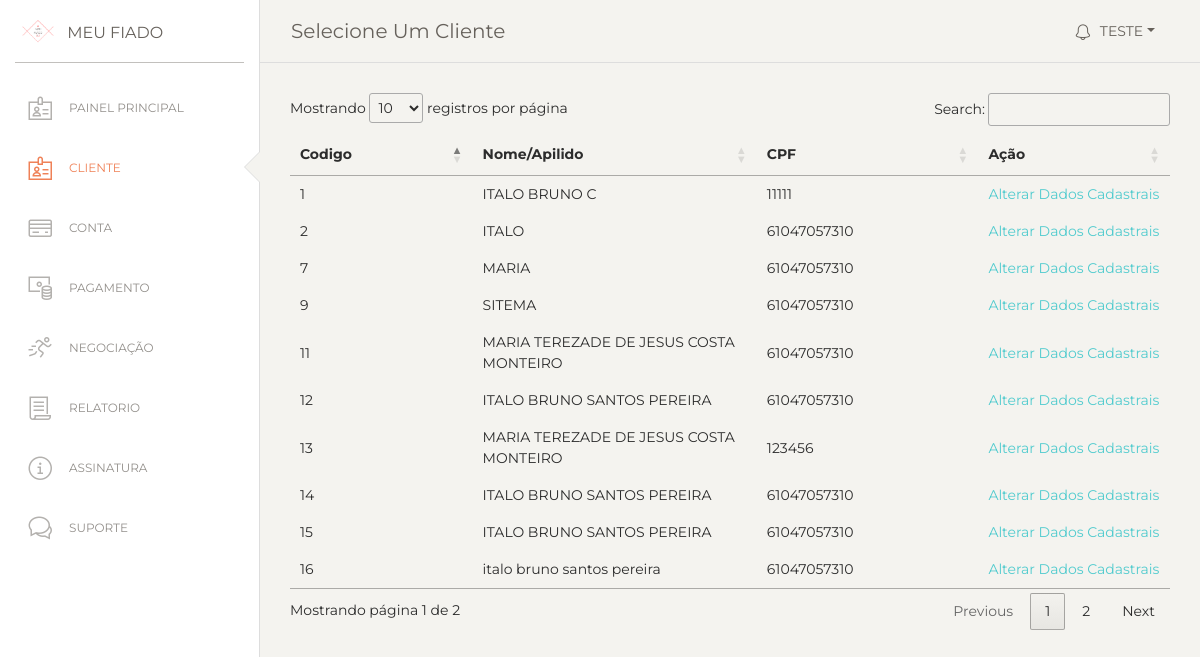
The app's page /listar-clientes.php (signed in) with its own data.
### tables this page shows
CREATE TABLE `tb_estabelecimento_has_tb_cliente` (
  `tb_estabelecimento_id` int(11) NOT NULL,
  `tb_cliente_id` int(11) NOT NULL,
  KEY `fk_tb_estabelecimento_has_tb_cliente_tb_cliente1_idx` (`tb_cliente_id`),
  KEY `fk_tb_estabelecimento_has_tb_cliente_tb_estabelecimento1_idx` (`tb_estabelecimento_id`),
  CONSTRAINT `fk_tb_estabelecimento_has_tb_cliente_tb_cliente1` FOREIGN KEY (`tb_cliente_id`) REFERENCES `tb_cliente` (`id`) ON DELETE CASCADE ON UPDATE CASCADE,
  CONSTRAINT `fk_tb_estabelecimento_has_tb_cliente_tb_estabelecimento1` FOREIGN KEY (`tb_estabelecimento_id`) REFERENCES `tb_estabelecimento` (`id`) ON DELETE CASCADE ON UPDATE CASCADE
);

CREATE TABLE `tb_cliente` (
  `id` int(11) NOT NULL AUTO_INCREMENT,
  `nome` varchar(100) DEFAULT NULL,
  `user` varchar(100) DEFAULT NULL,
  `senha` varchar(45) DEFAULT NULL,
  PRIMARY KEY (`id`)
);

### listar-clientes.php (the view, shortened to what this page needs)
<?php
include('conexao.php');
 $id_estabelecimento=$_SESSION['id_user'];
?>
<!doctype html>
<html lang="en">
<head>
   <link href="//cdn.datatables.net/1.10.15/css/jquery.dataTables.min.css" rel="stylesheet">
  <link href="https://maxcdn.bootstrapcdn.com/font-awesome/latest/css/font-awesome.min.css" rel="stylesheet">
  <link href="./assets/css/bootstrap.min.css" rel="stylesheet" />
  <link href="./assets/css/paper-dashboard.css?v=2.0.1" rel="stylesheet" />
  <link href="./assets/demo/demo.css" rel="stylesheet" />
</head>
<div id="content" style="display: none">
<body class="">
  <div class="wrapper ">
    <div class="sidebar" data-color="white" data-active-color="danger">
      <div class="logo">
        <a href="https://www.creative-tim.com" class="simple-text logo-mini">
          <div class="logo-image-small">
              <img src="./assets/img/logo-small.png">
          </div>
        </a>
        <a href="https://www.creative-tim.com" class="simple-text logo-normal">
          Meu Fiado
        </a>
      </div>
      <div class="sidebar-wrapper">
         <ul class="nav">
          <li class=" ">
          <a href="painel_admin.php">
              <i class="nc-icon nc-badge"></i>
              <p>Painel Principal</p>
            </a>
          </li>
          <li class="active">
            <a href="gerenciamento-cliente.php">
              <i class="nc-icon nc-badge"></i>
              <p> Cliente</p>
            </a>
          </li>
          <li>
            <a href="gerenciamento-conta.php">
              <i class="nc-icon nc-credit-card"></i>
              <p>Conta</p>
            </a>
          </li>
          <li>
            <a href="gerenciamento-pagamento.php">
              <i class="nc-icon nc-money-coins"></i>
              <p>Pagamento</p>
            </a>
          </li>
          <li>
            <a href="gerenciamento-negociacao.php">
              <i class="nc-icon nc-user-run"></i>
              <p>Negociação</p>
            </a>
          </li>
          <li>
            <a href="gerenciamento-relatorio.php">
              <i class="nc-icon nc-paper"></i>
              <p>Relatorio</p>
            </a>
          </li>
          <li>
            <a href="javascript:;">
              <i class="nc-icon nc-alert-circle-i"></i>
              <p>Assinatura</p>
            </a>
          </li>
          <li>
            <a href="javascript:;">
              <i class="nc-icon nc-chat-33"></i>
              <p>Suporte</p>
            </a>
          </li>
        </ul>
      </div>
    </div>
    <div class="main-panel" style="height: 100vh;">
      <nav class="navbar navbar-expand-lg navbar-absolute fixed-top navbar-transparent">
        <div class="container-fluid">
          <div class="navbar-wrapper">
            <a class="navbar-brand" href="javascript:;">Selecione Um Cliente</a>
          </div>
          <div class="collapse navbar-collapse justify-content-end" id="navigation">
            <ul class="navbar-nav">
              <li class="nav-item btn-rotate dropdown">
                <a class="nav-link dropdown-toggle" href="http://example.com" id="navbarDropdownMenuLink" data-toggle="dropdown" aria-haspopup="true" aria-expanded="false">
                  <i class="nc-icon nc-bell-55"></i>
                  <p>
                    <?php
                        echo $_SESSION['usuario']
                       ?>
                  </p>
                </a>
              </li>
            </ul>
          </div>
        </div>
      </nav>
      <div class="content">
        <?php
        $query =" select *  from tb_cliente,tb_estabelecimento_has_tb_cliente where tb_estabelecimento_has_tb_cliente.tb_estabelecimento_id='$id_estabelecimento'
         and tb_estabelecimento_has_tb_cliente.tb_cliente_id = tb_cliente.id order by nome asc ";
        $result = mysqli_query($conexao,$query);
        $row = mysqli_num_rows($result);
        if($row == '' ){
        }else{
      ?>
   <table id="minhaTabela">
    <thead>
      <tr>
        <th>Codigo</th>
        <th>Nome/Apilido</th>
        <th>CPF</th>
        <th>Ação</th>
      </tr>
    </thead>
    <tbody>
      <?php
       while($res_1=mysqli_fetch_array($result)){
        $id=$res_1["id"];
        $nome=$res_1["nome"];
        $cpf=$res_1["user"];
         ?>
      <tr>
        <td><?php echo $id; ?></td>
        <td><?php echo $nome; ?></td>
        <td><?php echo $cpf; ?></td>
        <td><a href="alterar-cliente.php?id=<?php echo $id ?>">Alterar Dados Cadastrais</a></td>
      </tr>
      <?php
          }
       ?>
    </tbody>
     <?php
          }
       ?>
  </table>
        </div>
      </div>
    </div>
  </div>
</body>
</html>

### records on screen
tb_estabelecimento_has_tb_cliente: tb_cliente_id "2", tb_cliente_id.nome "ITALO", tb_cliente_id.user "61047057310"
tb_estabelecimento_has_tb_cliente: tb_cliente_id "1", tb_cliente_id.nome "ITALO BRUNO C", tb_cliente_id.user "11111"
tb_estabelecimento_has_tb_cliente: tb_cliente_id "14", tb_cliente_id.nome "ITALO BRUNO SANTOS PEREIRA", tb_cliente_id.user "61047057310"
tb_estabelecimento_has_tb_cliente: tb_cliente_id "12", tb_cliente_id.nome "ITALO BRUNO SANTOS PEREIRA", tb_cliente_id.user "61047057310"
tb_estabelecimento_has_tb_cliente: tb_cliente_id "16", tb_cliente_id.nome "italo bruno santos pereira", tb_cliente_id.user "61047057310"
tb_estabelecimento_has_tb_cliente: tb_cliente_id "15", tb_cliente_id.nome "ITALO BRUNO SANTOS PEREIRA", tb_cliente_id.user "61047057310"
tb_estabelecimento_has_tb_cliente: tb_cliente_id "7", tb_cliente_id.nome "MARIA", tb_cliente_id.user "61047057310"
tb_estabelecimento_has_tb_cliente: tb_cliente_id "13", tb_cliente_id.nome "MARIA TEREZADE DE JESUS COSTA MONTEIRO", tb_cliente_id.user "123456"
tb_estabelecimento_has_tb_cliente: tb_cliente_id "11", tb_cliente_id.nome "MARIA TEREZADE DE JESUS COSTA MONTEIRO", tb_cliente_id.user "61047057310"
tb_estabelecimento_has_tb_cliente: tb_cliente_id "9", tb_cliente_id.nome "SITEMA", tb_cliente_id.user "61047057310"

### other values on screen
$_SESSION['usuario'] "TESTE"
